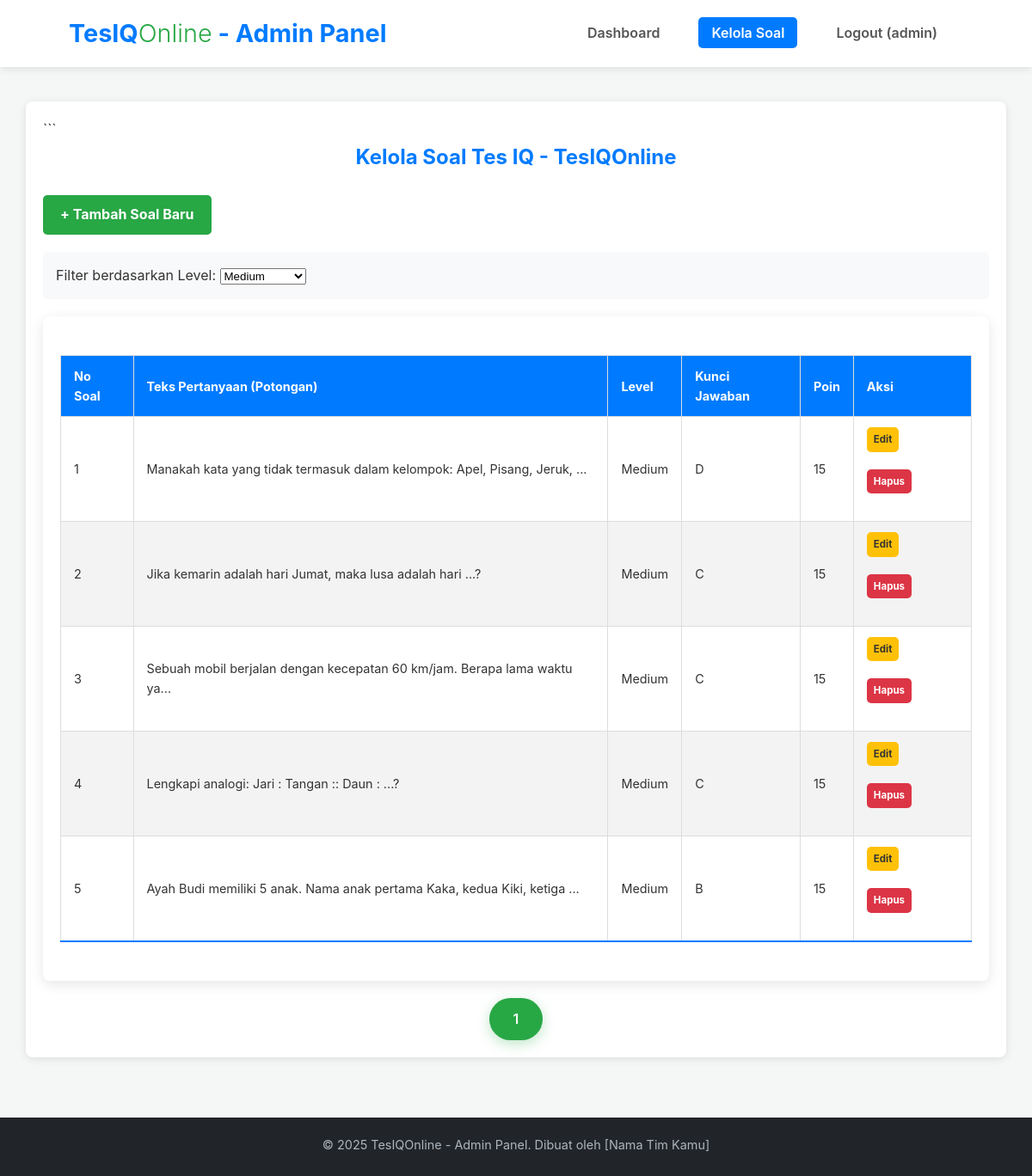
The app's page /admin/manajemen_soal.php?level_filter=2 (signed in) with its own data.
### tables this page shows
CREATE TABLE IF NOT EXISTS `questions` (
  `id` int(11) NOT NULL AUTO_INCREMENT,
  `level_id` int(11) NOT NULL,
  `question_number` int(11) NOT NULL,
  `question_text` text NOT NULL,
  `option_a` varchar(255) NOT NULL,
  `option_b` varchar(255) NOT NULL,
  `option_c` varchar(255) NOT NULL,
  `option_d` varchar(255) NOT NULL,
  `correct_option` char(1) NOT NULL,
  `points` int(11) NOT NULL DEFAULT 10,
  `created_at` timestamp NOT NULL DEFAULT current_timestamp(),
  PRIMARY KEY (`id`),
  KEY `level_id` (`level_id`),
  CONSTRAINT `questions_ibfk_1` FOREIGN KEY (`level_id`) REFERENCES `levels` (`id`) ON DELETE CASCADE
);

CREATE TABLE IF NOT EXISTS `levels` (
  `id` int(11) NOT NULL AUTO_INCREMENT,
  `level_name` varchar(50) NOT NULL,
  `description` text DEFAULT NULL,
  PRIMARY KEY (`id`),
  UNIQUE KEY `level_name` (`level_name`)
);

### admin/manajemen_soal.php (the view, shortened to what this page needs)
<?php
$page_title = "Kelola Soal Tes IQ - TesIQOnline";
require_once 'admin_header.php';
$limit = 10;
$page = isset($_GET['page']) && is_numeric($_GET['page']) ? (int)$_GET['page'] : 1;
$offset = ($page - 1) * $limit;
$filter_level_id = isset($_GET['level_filter']) && is_numeric($_GET['level_filter']) ? (int)$_GET['level_filter'] : null;
$sql_questions = "SELECT q.id, q.question_number, q.question_text, q.correct_option, q.points, l.level_name
                  FROM questions q
                  JOIN levels l ON q.level_id = l.id";
$sql_count = "SELECT COUNT(*) as total FROM questions q";
$where_clauses = [];
$params = [];
$types = "";
if ($filter_level_id) {
    $where_clauses[] = "q.level_id = ?";
    $params[] = $filter_level_id;
    $types .= "i";
}
if (!empty($where_clauses)) {
    $sql_questions .= " WHERE " . implode(" AND ", $where_clauses);
    $sql_count .= " WHERE " . implode(" AND ", $where_clauses);
}
$sql_questions .= " ORDER BY l.id ASC, q.question_number ASC LIMIT ? OFFSET ?";
$params[] = $limit;
$params[] = $offset;
$types .= "ii";
$stmt_count = $conn->prepare($sql_count);
if ($filter_level_id) {
    $stmt_count->bind_param("i", $filter_level_id);
}
$stmt_count->execute();
$total_questions = $stmt_count->get_result()->fetch_assoc()['total'];
$total_pages = ceil($total_questions / $limit);
$stmt_questions = $conn->prepare($sql_questions);
if (!empty($params)) {
    $stmt_questions->bind_param($types, ...$params);
}
$stmt_questions->execute();
$result_questions = $stmt_questions->get_result();
$questions_list = [];
if ($result_questions->num_rows > 0) {
    while ($row = $result_questions->fetch_assoc()) {
        $questions_list[] = $row;
    }
}
?>
<h2 class="page-title"><?php echo $page_title; ?></h2>
<a href="tambah_soal.php" class="action-button" style="margin-bottom: 20px;">+ Tambah Soal Baru</a>
<form method="GET" action="manajemen_soal.php" style="margin-bottom: 20px; background-color:#f8f9fa; padding:15px; border-radius:5px;">
    <label for="level_filter">Filter berdasarkan Level:</label>
    <select name="level_filter" id="level_filter" onchange="this.form.submit()">
        <?php foreach ($levels_admin as $level) : ?>
            <option value="<?php echo $level['id']; ?>" <?php echo ($filter_level_id == $level['id']) ? 'selected' : ''; ?>>
                <?php echo htmlspecialchars($level['level_name']); ?>
            </option>
        <?php endforeach; ?>
    </select>
</form>
<?php if (!empty($questions_list)) : ?>
    <div class="table-container">
        <table class="content-table">
            <thead>
                <tr>
                    <th>No Soal</th>
                    <th>Teks Pertanyaan (Potongan)</th>
                    <th>Level</th>
                    <th>Kunci Jawaban</th>
                    <th>Poin</th>
                    <th>Aksi</th>
                </tr>
            </thead>
            <tbody>
                <?php foreach ($questions_list as $question) : ?>
                    <tr>
                        <td><?php echo $question['question_number']; ?></td>
                        <td><?php echo htmlspecialchars(substr($question['question_text'], 0, 70)) . (strlen($question['question_text']) > 70 ? '...' : ''); ?></td>
                        <td><?php echo htmlspecialchars($question['level_name']); ?></td>
                        <td><?php echo htmlspecialchars($question['correct_option']); ?></td>
                        <td><?php echo htmlspecialchars($question['points']); ?></td>
                        <td class="action-links">
                            <a href="edit_soal.php?id=<?php echo $question['id']; ?>" class="action-button edit" style="padding:5px 8px; font-size:0.8em; margin-right:5px;">Edit</a>
                            <a href="hapus_soal.php?id=<?php echo $question['id']; ?>" class="action-button delete" style="padding:5px 8px; font-size:0.8em;" onclick="return confirm('Apakah Anda yakin ingin menghapus soal ini?');">Hapus</a>
                        </td>
                    </tr>
                <?php endforeach; ?>
            </tbody>
        </table>
    </div>
    <div class="pagination" style="margin-top: 20px; text-align: center;">
        <?php for ($i = 1; $i <= $total_pages; $i++) : ?>
            <a href="?page=<?php echo $i; ?>&level_filter=<?php echo $filter_level_id; ?>" class="btn <?php echo ($i == $page) ? 'btn-primary' : 'btn-secondary'; ?>"><?php echo $i; ?></a>
        <?php endfor; ?>
    </div>
<?php else : ?>
    <div class="message info">Belum ada soal yang tersedia <?php echo $filter_level_id ? 'untuk level ini' : ''; ?>. Silakan tambahkan soal baru.</div>
<?php endif; ?>
<?php
require_once 'admin_footer.php';
?>

### assets/css/style.css (style rules this page uses)
* { margin: 0; padding: 0; box-sizing: border-box; }
body { font-family: -apple-system, BlinkMacSystemFont, "Segoe UI", Roboto, Helvetica, Arial, sans-serif, "Apple Color Emoji", "Segoe UI Emoji", "Segoe UI Symbol"; line-height: 1.6; color: #333; background-color: #f4f7f6; display: flex; flex-direction: column; min-height: 100vh; }
.btn { display: inline-block; padding: 12px 28px; text-decoration: none; border-radius: 25px; font-weight: 600; transition: background-color 0.3s ease, transform 0.2s ease; font-size: 1rem; cursor: pointer; border: none; }
.btn-primary { background-color: #28a745; color: #fff; box-shadow: 0 4px 15px rgba(40, 167, 69, 0.3); }
.table-container { background-color: #fff; padding: 20px; border-radius: 8px; box-shadow: 0 4px 15px rgba(0, 0, 0, 0.1); overflow-x: auto; }
.content-table { width: 100%; border-collapse: collapse; margin: 25px 0; font-size: 0.9em; min-width: 400px; }
.content-table thead tr { background-color: #007bff; color: #ffffff; text-align: left; font-weight: bold; }
.content-table th, .content-table td { padding: 12px 15px; border-bottom: 1px solid #dddddd; }
.content-table tbody tr { border-bottom: 1px solid #dddddd; }
.content-table tbody tr:nth-of-type(even) { background-color: #f3f3f3; }
.content-table tbody tr:last-of-type { border-bottom: 2px solid #007bff; }
.content-table .action-links a { margin-right: 8px; color: #007bff; text-decoration: none; font-weight: bold; }
.content-table .action-links a.edit { color: #ffc107; }
.content-table .action-links a.delete { color: #dc3545; }

### assets/css/admin.css (style rules this page uses)
.page-title { text-align: center; color: #007bff; margin-bottom: 25px; }
.action-button { display: inline-block; padding: 10px 20px; margin-bottom: 20px; background-color: #28a745; color: white; text-decoration: none; border-radius: 5px; font-weight: bold; }
.action-button.edit { background-color: #ffc107; color: #333 !important; }
.action-button.delete { background-color: #dc3545; color: #fff !important; }
.content-table th, .content-table td { border: 1px solid #dddddd; }

### records on screen
questions: question_number "1", question_text "Manakah kata yang tidak termasuk dalam kelompok: Apel, Pisang, Jeruk,", level.level_name "Medium", correct_option "D", points "15"
questions: question_number "2", question_text "Jika kemarin adalah hari Jumat, maka lusa adalah hari ...?", level.level_name "Medium", correct_option "C", points "15"
questions: question_number "3", question_text "Sebuah mobil berjalan dengan kecepatan 60 km/jam. Berapa lama waktu ya", level.level_name "Medium", correct_option "C", points "15"
questions: question_number "4", question_text "Lengkapi analogi: Jari : Tangan :: Daun : ...?", level.level_name "Medium", correct_option "C", points "15"
questions: question_number "5", question_text "Ayah Budi memiliki 5 anak. Nama anak pertama Kaka, kedua Kiki, ketiga", level.level_name "Medium", correct_option "B", points "15"

### other values on screen
$admin_username "admin"
$page_title "Kelola Soal Tes IQ - TesIQOnline"
form field level_filter "Medium"
